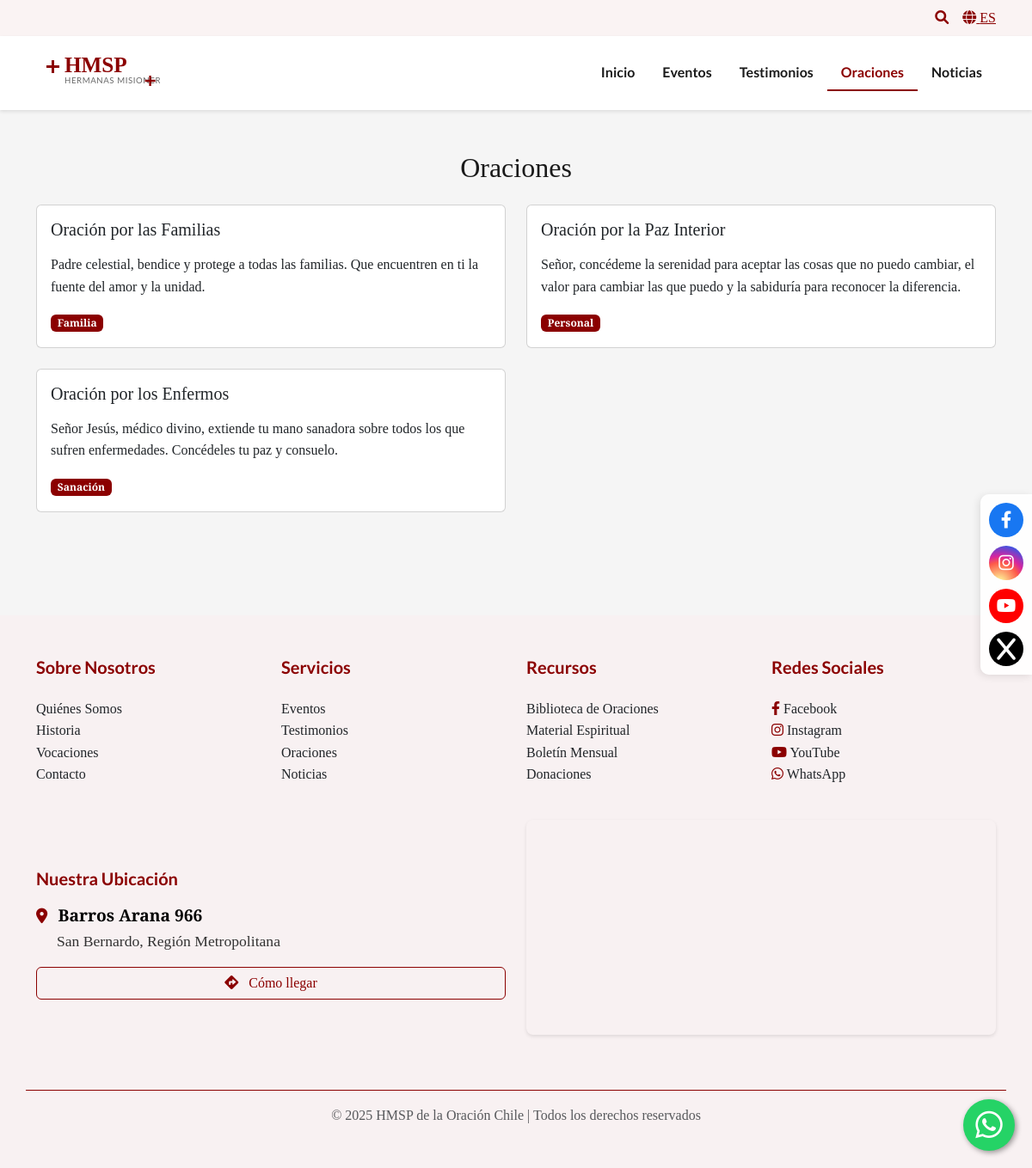
Page /oraciones/ on the committed database.
### hmsp/apps/core/models.py (models this page shows, shortened)
class Oracion(models.Model):
    titulo = models.CharField(max_length=200)
    contenido = models.TextField()
    categoria = models.CharField(max_length=50, choices=[
        ('Personal', 'Personal'),
        ('Familia', 'Familia'),
        ('Sanacion', 'Sanación'),
        ('Intercesion', 'Intercesión'),
    ])
    activa = models.BooleanField(default=True)
    creado = models.DateTimeField(auto_now_add=True)
    class Meta:
        ordering = ['categoria', 'titulo']
        verbose_name = 'Oración'
        verbose_name_plural = 'Oraciones'

### hmsp/apps/core/views.py (the view)
# urls.py: path('oraciones/', views.OracionListView.as_view(), name='oraciones'),
class OracionListView(ListView):
    model = Oracion
    template_name = 'core/oraciones.html'
    context_object_name = 'oraciones'
    def get_queryset(self):
        categoria = self.request.GET.get('categoria')
        if categoria:
            return Oracion.objects.filter(activa=True, categoria=categoria)
        return Oracion.objects.filter(activa=True)

### templates/core/oraciones.html (shortened to what this page needs)
{% extends "base.html" %}
{% load static %}
{% block content %}
<div class="container py-5">
    <h2 class="text-center mb-4">Oraciones</h2>
    <div class="row">
        {% if object_list %}
            {% for oracion in object_list %}
                <div class="col-md-6 mb-4">
                    <div class="card h-100">
                        <div class="card-body">
                            <h5 class="card-title">{{ oracion.titulo }}</h5>
                            <p class="card-text">{{ oracion.contenido|linebreaks }}</p>
                            {% if oracion.categoria %}
                                <span class="badge bg-primary">{{ oracion.categoria }}</span>
                            {% endif %}
                        </div>
                    </div>
                </div>
            {% endfor %}
        {% else %}
            <div class="col-12">
                <p class="text-center">No hay oraciones disponibles en este momento.</p>
            </div>
        {% endif %}
    </div>
</div>
{% endblock %}

### static/css/styles.css (style rules this page uses)
:root { --color-primary: #8B0000; --color-secondary: #DEB887; --color-text: #1a1a1a; --color-light: #F5F5F5; --color-accent: #B8860B; --font-primary: 'Crimson Text', serif; --font-secondary: 'Lato', sans-serif; }
body { font-family: var(--font-primary); color: var(--color-text); line-height: 1.6; background-color: var(--color-light); }
.bg-primary { background-color: var(--color-primary) !important; }

### rows in the picture
Oracion: titulo "Oración por las Familias", contenido "Padre celestial, bendice y protege a todas las familias. Que encuentren en ti la fuente del amor y la unidad.", categoria "Familia"
Oracion: titulo "Oración por la Paz Interior", contenido "Señor, concédeme la serenidad para aceptar las cosas que no puedo cambiar, el valor para cambiar las que puedo y la sabiduría para reconocer la diferencia.", categoria "Personal"
Oracion: titulo "Oración por los Enfermos", contenido "Señor Jesús, médico divino, extiende tu mano sanadora sobre todos los que sufren enfermedades. Concédeles tu paz y consuelo.", categoria "Sanación"
